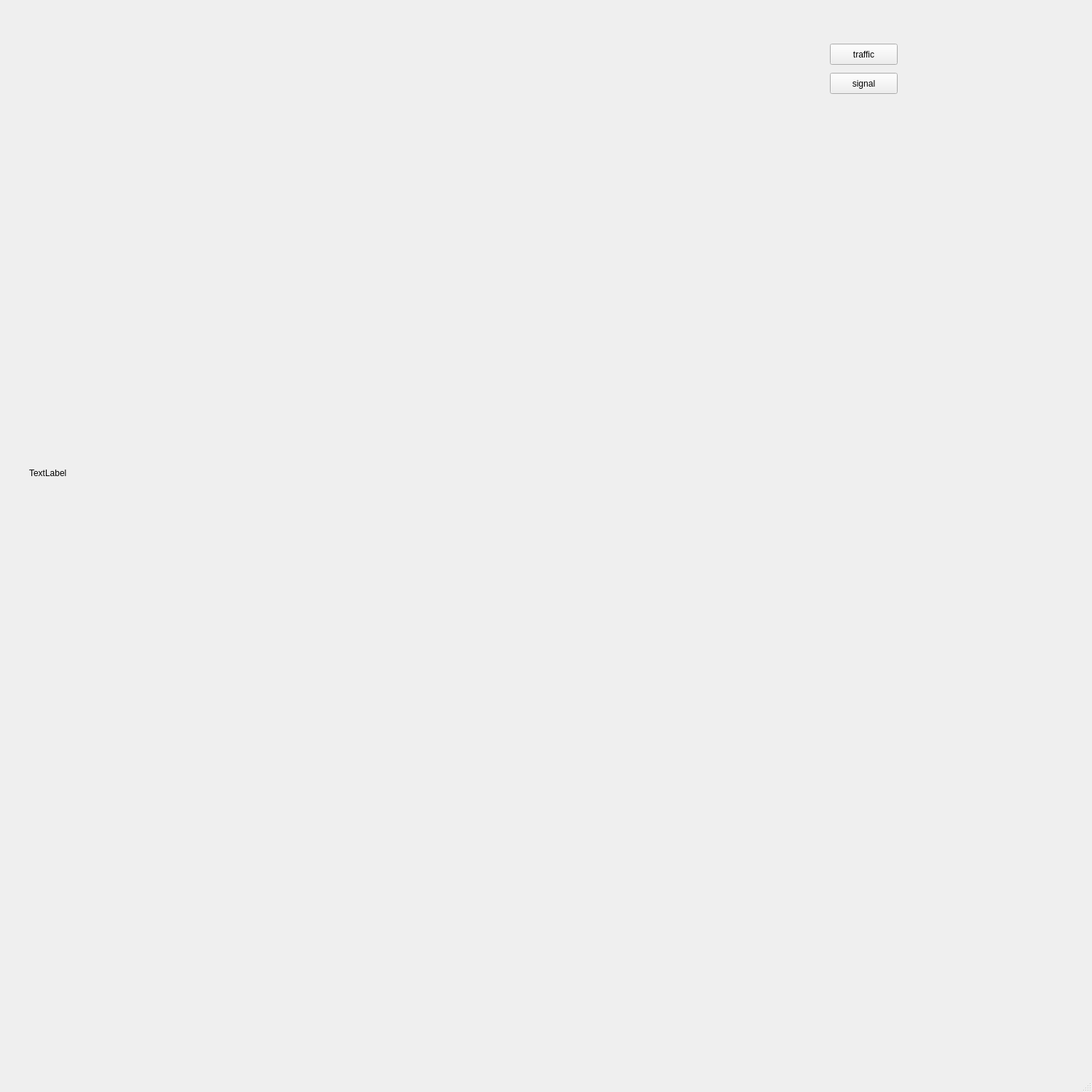
<?xml version="1.0" encoding="UTF-8"?>
<ui version="4.0">
 <class>MainWindow</class>
 <widget class="QMainWindow" name="MainWindow">
  <property name="geometry">
   <rect>
    <x>0</x>
    <y>0</y>
    <width>1500</width>
    <height>1500</height>
   </rect>
  </property>
  <property name="windowTitle">
   <string>MainWindow</string>
  </property>
  <widget class="QWidget" name="centralwidget">
   <widget class="QLabel" name="label">
    <property name="geometry">
     <rect>
      <x>40</x>
      <y>0</y>
      <width>1300</width>
      <height>1300</height>
     </rect>
    </property>
    <property name="text">
     <string>TextLabel</string>
    </property>
   </widget>
   <widget class="QPushButton" name="pushButton">
    <property name="geometry">
     <rect>
      <x>1140</x>
      <y>60</y>
      <width>93</width>
      <height>29</height>
     </rect>
    </property>
    <property name="text">
     <string>traffic</string>
    </property>
   </widget>
   <widget class="QPushButton" name="pushButton_2">
    <property name="geometry">
     <rect>
      <x>1140</x>
      <y>100</y>
      <width>93</width>
      <height>29</height>
     </rect>
    </property>
    <property name="text">
     <string>signal</string>
    </property>
   </widget>
  </widget>
  <widget class="QMenuBar" name="menubar">
   <property name="geometry">
    <rect>
     <x>0</x>
     <y>0</y>
     <width>1500</width>
     <height>26</height>
    </rect>
   </property>
  </widget>
  <widget class="QStatusBar" name="statusbar"/>
 </widget>
 <resources/>
 <connections/>
</ui>
